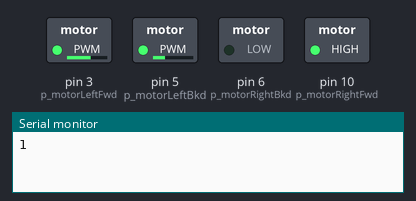
The sketch below on a simulated Arduino Uno, built with avr-gcc and run on an emulated ATmega328P. Shown: switched loads named in the sketch (green lamp = pin HIGH), the last lines printed to the serial monitor.

Above: at 0.1 s.
At 4.1 s:
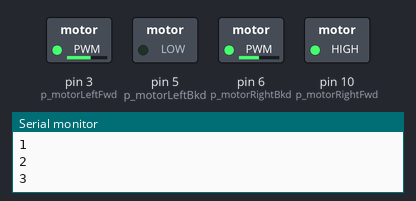
At 8.1 s:
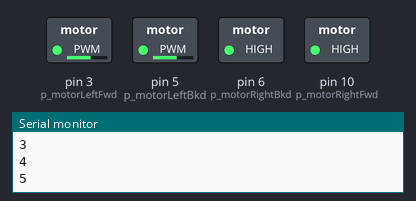
At 16.1 s:
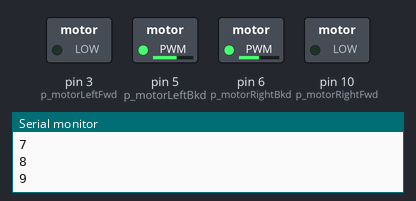
At 28.1 s:
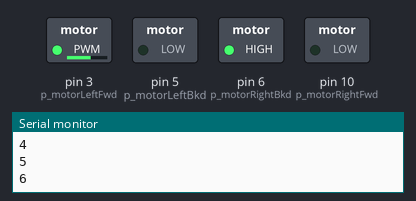
At 38.1 s:
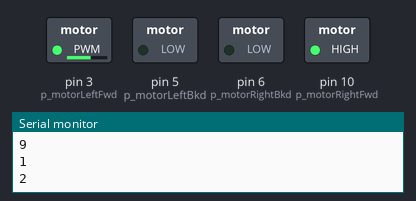
Timing chart, 0 to 39.6 s (numbered marks = the images above):
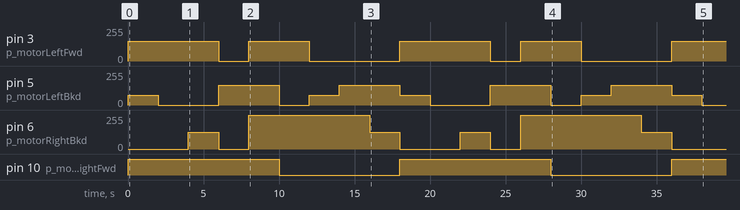

Measured:
- by itself, pin 5 (p_motorLeftBkd): repeats every 18.0 s: 0/255 4.0 s, 150/255 4.0 s, 0/255 2.0 s, 75/255 2.0 s, 150/255 4.0 s, 75/255 2.0 s
- by itself, pin 10 (p_motorRightFwd): alternates HIGH for 10.0 s and LOW for 8.0 s
- by itself, pin 3 (p_motorLeftFwd): 0/255 → 150/255 at 0.00 s, → 0/255 6.0 s later, → 150/255 2.0 s later, → 0/255 4.0 s later, … (9 changes in this stretch)
- by itself, pin 6 (p_motorRightBkd): 0/255 → 127/255 at 4.0 s, → 0/255 2.0 s later, → 255/255 2.0 s later, → 127/255 8.0 s later, … (10 changes in this stretch)

The sketch:

MotorTest.ino
```cpp
/**
 * An Mirf example which copies back the data it recives.
 *
 * Pins:
 * Hardware SPI:
 * MISO -> 12
 * MOSI -> 11
 * SCK -> 13
 *
 * Configurable:
 * CE -> 8
 * CSN -> 7
 *
 */
#define DEBUG

enum Pins {
  p_motorLeftFwd = 3,
  p_motorLeftBkd = 5,
  p_motorRightFwd = 10,
  p_motorRightBkd = 6
};

void MotorDrive(int dir) {
  const byte full_power_l = 150;
  const byte full_power_r = 255;
  const byte turning_power_l = full_power_l/2;
  const byte turning_power_r = full_power_r/2;
  switch( max(min(dir,9),0) ) {
    case 1:                                           // Back left
      analogWrite(p_motorLeftBkd,  turning_power_l);
      analogWrite(p_motorLeftFwd,  full_power_l   );
      analogWrite(p_motorRightBkd, 0              );
      analogWrite(p_motorRightFwd, full_power_r   );  break;
    case 2:                                           // Back
      analogWrite(p_motorLeftBkd,  0              );
      analogWrite(p_motorLeftFwd,  full_power_l   );
      analogWrite(p_motorRightBkd, 0              );
      analogWrite(p_motorRightFwd, full_power_r   );  break;
    case 3:                                           // Back right
      analogWrite(p_motorLeftBkd,  0              );
      analogWrite(p_motorLeftFwd,  full_power_l   );
      analogWrite(p_motorRightBkd, turning_power_r);
      analogWrite(p_motorRightFwd, full_power_r   );  break;
    case 4:                                           // Hard left
      analogWrite(p_motorLeftFwd,  0              );
      analogWrite(p_motorLeftBkd,  full_power_l   );
      analogWrite(p_motorRightFwd, full_power_r   );
      analogWrite(p_motorRightBkd, 0              );  break;
    case 5:                                           // No Movement
      analogWrite(p_motorLeftFwd,  full_power_l   );
      analogWrite(p_motorLeftBkd,  full_power_l   );
      analogWrite(p_motorRightFwd, full_power_r   );
      analogWrite(p_motorRightBkd, 255   );  break;
    case 6:                                           // Hard right
      analogWrite(p_motorLeftFwd,  full_power_l   );
      analogWrite(p_motorLeftBkd,  0              );
      analogWrite(p_motorRightFwd, 0              );
      analogWrite(p_motorRightBkd, full_power_r   );  break;
    case 7:                                           // Forward left
      analogWrite(p_motorLeftBkd,  turning_power_l);
      analogWrite(p_motorLeftFwd,  0              );
      analogWrite(p_motorRightBkd, full_power_r   );
      analogWrite(p_motorRightFwd, 0              );  break;
    case 8:                                           // Forward
      analogWrite(p_motorLeftBkd,  full_power_l   );
      analogWrite(p_motorLeftFwd,  0              );
      analogWrite(p_motorRightBkd, full_power_r   );
      analogWrite(p_motorRightFwd, 0              );  break;
    case 9:                                           // Forward right
      analogWrite(p_motorLeftBkd,  full_power_l   );
      analogWrite(p_motorLeftFwd,  0              );
      analogWrite(p_motorRightBkd, turning_power_r);
      analogWrite(p_motorRightFwd, 0              );  break;
  }
}

void setup(){
  // Setup radio
  //#ifdef DEBUG
    Serial.begin(9600);
  //#endif
  // Setup pins
  pinMode(p_motorLeftFwd,  OUTPUT);
  pinMode(p_motorLeftBkd,  OUTPUT);
  pinMode(p_motorRightFwd, OUTPUT);
  pinMode(p_motorRightBkd, OUTPUT);
}

int testType = 1;

void loop(){
  if( testType == 1 ) {
    for( int i = 1; i < 10; i++ ) {
      //#ifdef DEBUG
        Serial.println( i );
      //#endif
      MotorDrive( i );
      delay(2000);
    }
  } else {
    /************************** MOVE MOTOR **************************/
    #ifdef DEBUG
      Serial.println("Moving forward");
    #endif
    MotorDrive( 6 );
    /**************************** DELAY *****************************/
    delay(2000);
    /************************** MOVE MOTOR **************************/
    #ifdef DEBUG
      Serial.println("Stopping");
    #endif
    MotorDrive( 5 );
    /**************************** DELAY *****************************/
    delay(2000);
  }
}
```
